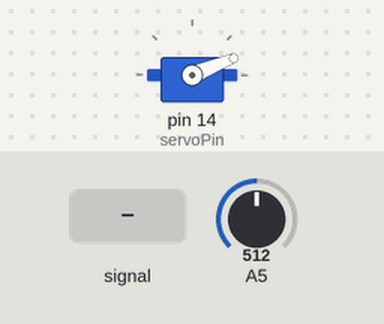
The sketch below on a simulated Arduino Uno, built with avr-gcc and run on an emulated ATmega328P. On the bench: servo. The test bench sets the inputs (shaded band); at power-on: A5 = 512. What the sketch prints to the serial monitor is not drawn.

Above: at 1.2 s.
1.3 s: A5 fed a 200 Hz sine of ±81 counts around its level
4.3 s: A5 set to 1023
At 4.8 s:
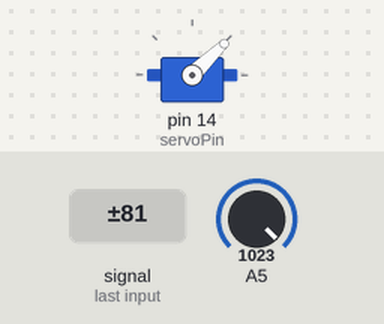
5.8 s: A5 set to 511
At 7.2 s:
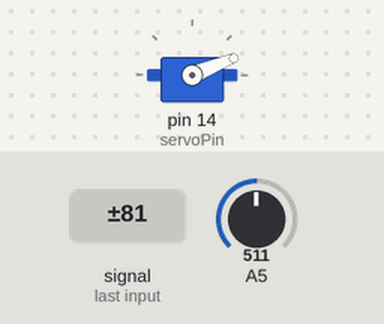
Timing chart, 0 to 8.8 s (numbered marks = the images above; inputs shaded):
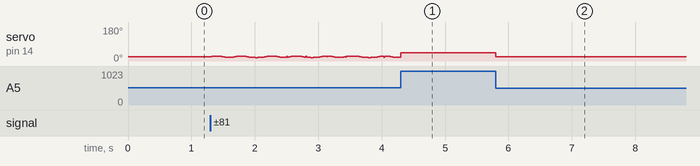

The sketch:

wk4_hw1.ino
```cpp
#include <Servo.h>  //匯入函式庫
Servo myservo;  // 建立伺服馬達控制

const int servoPin = 14;  //用常態變數設定pin腳位，與之前define方式差不多
//int pos = 0;

void setup() {
  myservo.attach(servoPin);  // 將伺服馬達連接的GPIO pin連接伺服物件
  Serial.begin(115200);//序列阜連線速率(鮑率)
  pinMode(13,INPUT);

}

void loop() {
       int input=analogRead(13);
       int pos=map(input,0,4095,0,180);
        myservo.write(pos); //Servo設定角度
        Serial.println(pos);


}
```

Measured:
- after the input at 5.8 s, servo on pin 14 (servoPin): 44° → 22° at once
